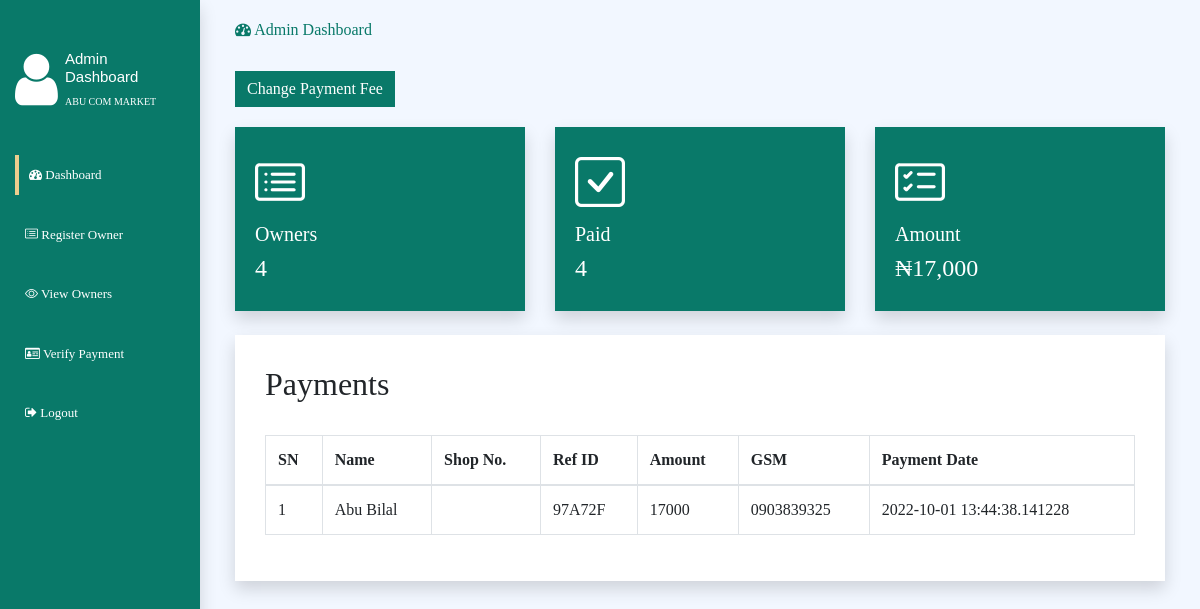
The app's page /backend/dashboard.php with its own data.
### tables this page shows
CREATE TABLE IF NOT EXISTS `payment` (
  `id` int(11) NOT NULL AUTO_INCREMENT,
  `refid` varchar(200) NOT NULL,
  `email` varchar(200) NOT NULL,
  `name` varchar(200) NOT NULL,
  `gsm` varchar(200) NOT NULL,
  `amount` varchar(200) NOT NULL,
  `date_paid` timestamp(6) NOT NULL DEFAULT CURRENT_TIMESTAMP(6),
  PRIMARY KEY (`id`)
);

### backend/dashboard.php (the view, shortened to what this page needs)
<?php
include "../include/server.php";
?>
<!DOCTYPE html>
<html>
<head>
    <link rel="stylesheet" type="text/css" href="../css/style.css">
    <link rel="stylesheet" type="text/css" href="../bootstrap/css/bootstrap.min.css">
    <link rel="stylesheet" type="text/css" href="../bootstrap-icons/bootstrap-icons.css">
    <link rel="stylesheet" href="../dist/css/iziToast.min.css">
    <link href="../lib/owlcarousel/assets/owl.carousel.min.css" rel="stylesheet">
    <link href="../lib/animate/animate.min.css" rel="stylesheet">
     <link href="../lib/font-awesome/css/font-awesome.min.css" rel="stylesheet">
    <link rel="stylesheet" href="../css/dismissible.css">
</head>
<body>
     <div class="container-fluid h-100" id="dashboard">
            <div class="row h-100">
                <div class="col-md-2 shadow">
                    <div class="left-bar">
                        <div class="row">
                            <div class="col-md-3">
                                <h6><span class="fa fa-user"></span></h6>
                            </div>
                            <div class="col-md-9">
                                <h6>Admin Dashboard</h6>
                                <p style="color:#fff;font-size: 10px;">ABU COM MARKET</p>
                            </div>
                        </div>
                        <div class="nav-list">
                            <ul>
                                <li><a href="dashboard.php" class="active"><span class="fa fa-dashboard"></span> Dashboard</a></li>
                                <li><a href="register.php"><span class="bi bi-card-list"></span> Register Owner</a></li>
                                <li><a href="view.php"><span class="bi bi-eye"></span> View Owners</a></li>
                                <li><a href="verify.php"><span class="fa fa-drivers-license-o"></span> Verify Payment</a></li>
                                <li><a href="../index.php"><span class="fa fa-sign-out"></span> Logout</a></li>
                            </ul>
                        </div>
                    </div>
                </div>
                <div class="col-md-10">
                    <div class="main">
                       <h6><span class="fa fa-dashboard"></span> Admin Dashboard</h6>
                    <br>
                    <a href="change.php" ><button class="btn btn-primary" style="margin-bottom: 20px !important;border-radius: 0px !important;">Change Payment Fee</button></a>
                    <div class="row">
                        <div class="col-md-4">
                            <div class="box shadow">
                                <span class="bi bi-card-list "></span>
                                <h5>Owners</h5>
                                <h4>
                                    <?php
                                    $sql = "SELECT COUNT(id) AS total FROM shopowners";
                                    $run = mysqli_query($dbcon,$sql);
                                    $row = mysqli_fetch_assoc($run);
                                    $first = $row['total'];
                                    echo $first;
                                ?>
                                </h4>
                            </div>
                        </div>
                        <div class="col-md-4">
                            <div class="box shadow">
                                <span class="bi bi-check-square"></span>
                                <h5>Paid</h5>
                                <h4>
                           <?php
                                    $sql = "SELECT COUNT(id) AS total FROM shopowners WHERE status = 'PAID'";
                                    $run = mysqli_query($dbcon,$sql);
                                    $row2 = mysqli_fetch_assoc($run);
                                    $second = $row2['total'];
                                    echo $second;
                                ?>
                                </h4>
                            </div>
                        </div>
                        <div class="col-md-4">
                            <div class="box shadow">
                                <span class="bi bi-card-checklist"></span>
                                <h5>Amount</h5>
                                <h4>
                           <?php
                                    $sql = "SELECT SUM(amount) AS total FROM payment";
                                    $run = mysqli_query($dbcon,$sql);
                                    $row3 = mysqli_fetch_assoc($run);
                                    $third = $row3['total'];
                                    if ($third=="") {
                                        echo "&#8358;0";
                                    }else{
                                        echo "&#8358;".number_format($third);
                                    }
                                ?>
                                </h4>
                            </div>
                        </div>
                            <div class="container " >
                                <div class="row">
                                    <div class="col-md-12" >
                                        <br>
                                        <div class="shadow" style="padding: 30px;background-color: #fff;">
                        <h2>Payments</h2>
                        <br>
                     <table id="datatable-buttons" class="table table-bordered dt-responsive nowrap w-100">
              <thead>
    <tr>
        <th>SN</th>
        <th>Name</th>
        <th>Shop No.</th>
        <th>Ref ID</th>
        <th>Amount</th>
        <th>GSM</th>
        <th>Payment Date</th>
  </tr>
  </thead>
  <?php
  $sn=1;
  $psql = mysqli_query($dbcon,"SELECT * FROM payment ORDER BY id DESC");
  while($prop = mysqli_fetch_array($psql)){ ?>
  <tr>
    <td><?php echo $sn++; ?></td>
    <td><?php echo $prop['name']; ?></td>
    <td><?php echo $prop['shopnumber']; ?></td>
    <td><?php echo $prop['refid']; ?></td>
    <td><?php echo $prop['amount']; ?></td>
    <td><?php echo $prop['gsm']; ?></td>
    <td><?php echo $prop['date_paid']; ?></td>
  </tr>
  <?php } ?>
</table>
                </div>
                </div>
                    </div>
                </div>
                </div>
            </div>
        </div>
</body>
</html>

### css/style.css (style rules this page uses)
* { margin: 0; padding: 0; font-family: Mont; }
#dashboard .left-bar .col-md-3 span { font-size: 60px; color: #fff; }
#dashboard .left-bar .col-md-9 h6 { font-size: 15px; color: #fff; }
#dashboard .col-md-2 { background-color: #097969; }
#dashboard .left-bar h6 { font-family: "Bold",sans-serif; margin-top: 50px; }
#dashboard .nav-list { margin-top: 30px; }
#dashboard .nav-list ul { list-style: none; }
#dashboard .nav-list li { margin-bottom: 20px; }
#dashboard .nav-list li a { display: block; text-decoration: none; padding: 10px; color: #fff; font-size: 13px; }
#dashboard .nav-list li .active { border-left: 4px solid #ecce8e; color: #fff; }
#dashboard .main { padding: 20px; }
#dashboard .main h6 { color: #097969; }
#dashboard .main .box { background-color: #097969; padding: 20px; }
#dashboard .main .box span { font-size: 50px; color: #fff; }
#dashboard .main .box h5 { color: #fff; }
#dashboard .main .box h4 { color: #fff; font-family: Bold; }
#dashboard .main button { background-color: #097969 !important; border: none; box-shadow: none; }

### css/dismissible.css (style rules this page uses)
:root { --dismissible-animation-overshoot: 10%; --dismissible-animation-duration: 0.6s; --dismissible-animation-timing-function: ease-in-out; --dismissible-background-error: #ed1c24; --dismissible-color-error: #fff; --dismissible-background-success: #10c15c; --dismissible-color-success: #fff; --dismissible-background-info: #0b22e2; --dismissible-color-info: #fff; --dismissible-box-shadow: 0 2px 2px 2px rgba(0, 0, 0, 0.12); }

### backend/dashboard.php (style rules this page uses)
html,body { box-sizing: border-box; height: 100%; background-color: #f2f7ff; }

### records on screen
payment: name "Abu Bilal", refid "97A72F", amount "17000", gsm "0903839325", date_paid "2022-10-01 13:44:38.141228"

### other values on screen
$first "4"
$second "4"
$third "17,000"
